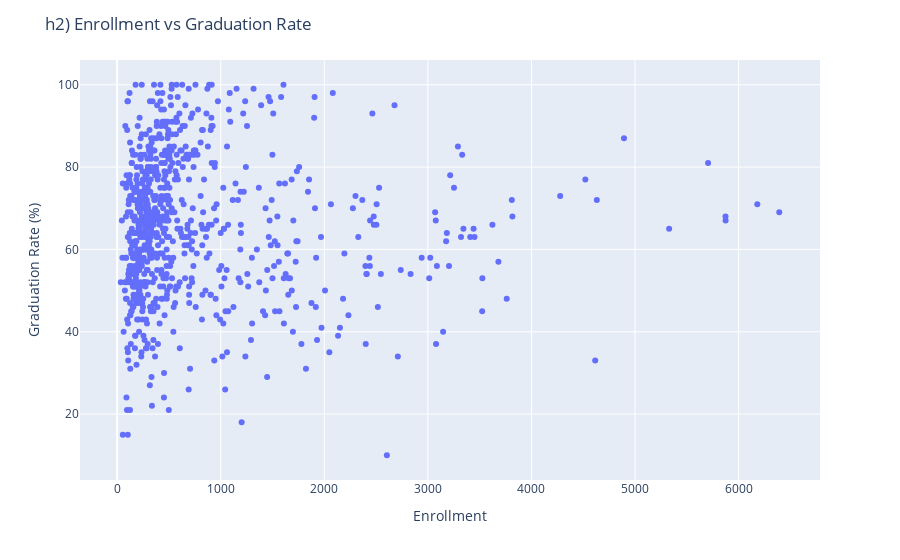

The cell this chart's notebook holds for it:
### Markdown cell above
*h2) Size of Institution vs Graduation Rate*\
I want to check how the size of the educational institution affects the\
graduation rate, does smaller institutions have a higher or lower rate\
of graduates.\
\
I'm going take the liberty of assuming that the number of enrolled\
students corresponds to the size of the school and use a scatter graph\
to plot each school and see how they compare.

### Code cell
# h2) line graph

# There is one Grad.Rate that is at 120%, I assume that this is a mistake
# and have chosen to adjust it to 100%, technically it would probabbly 
# be more accurat to simply remove the school from the comparison 
college["Grad.Rate"] = college["Grad.Rate"].apply(lambda val: 100 if val > 100 else val)

college.sort_values("Enroll", inplace=True)
fig = px.scatter(x=college["Enroll"], y=college["Grad.Rate"], )
fig.update_layout(title='h2) Enrollment vs Graduation Rate',
                   xaxis_title='Enrollment',
                   yaxis_title='Graduation Rate (%)')
fig.show()

### Figure 1 — Plotly figure (JSON) as saved in the notebook; plotly's stock layout.template omitted (floating-point values rounded to 4 significant figures; data arrays with more than 128 entries replaced by an {"elided": "..."} marker saying what was removed)
{"data": [{"hovertemplate": "x=%{x}<br>y=%{y}<extra></extra>", "legendgroup": "", "marker": {"color": "#636efa", "symbol": "circle"}, "mode": "markers", "name": "", "orientation": "v", "showlegend": false, "type": "scatter", "x": {"elided": "777 int values"}, "xaxis": "x", "y": {"elided": "777 int values"}, "yaxis": "y"}], "layout": {"legend": {"tracegroupgap": 0}, "margin": {"t": 60}, "title": {"text": "h2) Enrollment vs Graduation Rate"}, "xaxis": {"anchor": "y", "domain": [0, 1], "title": {"text": "Enrollment"}}, "yaxis": {"anchor": "x", "domain": [0, 1], "title": {"text": "Graduation Rate (%)"}}}}
